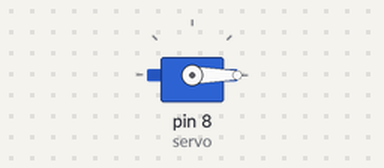
The sketch below on a simulated Arduino Uno, built with avr-gcc and run on an emulated ATmega328P. Shown: servo.

Above: at 0.05 s.
At 5.95 s:
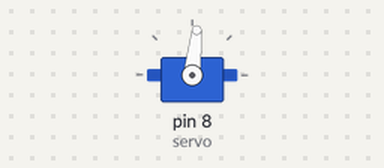
At 11.95 s:
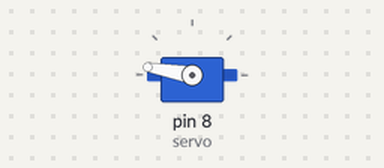
At 23.85 s:
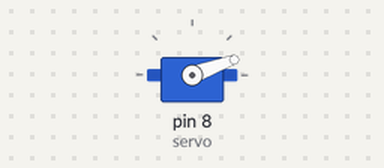
Timing chart, 0 to 32.8 s (numbered marks = the images above):
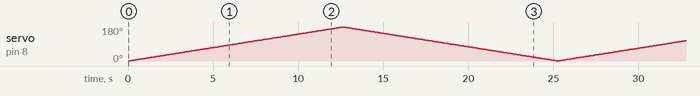

The sketch:

Rotating_display.ino
```cpp
#include<Servo.h>

Servo servo;

void setup() {
  // put your setup code here, to run once:
  servo.attach(8);
  servo.write(0);
}

void loop() {
  // put your main code here, to run repeatedly:
  for (int i = 0; i < 180; i++) {
    servo.write(i);
    delay(70);
  }

  for (int i = 180; i > 0; i--) {
    servo.write(i);
    delay(70);
  }
}
```
